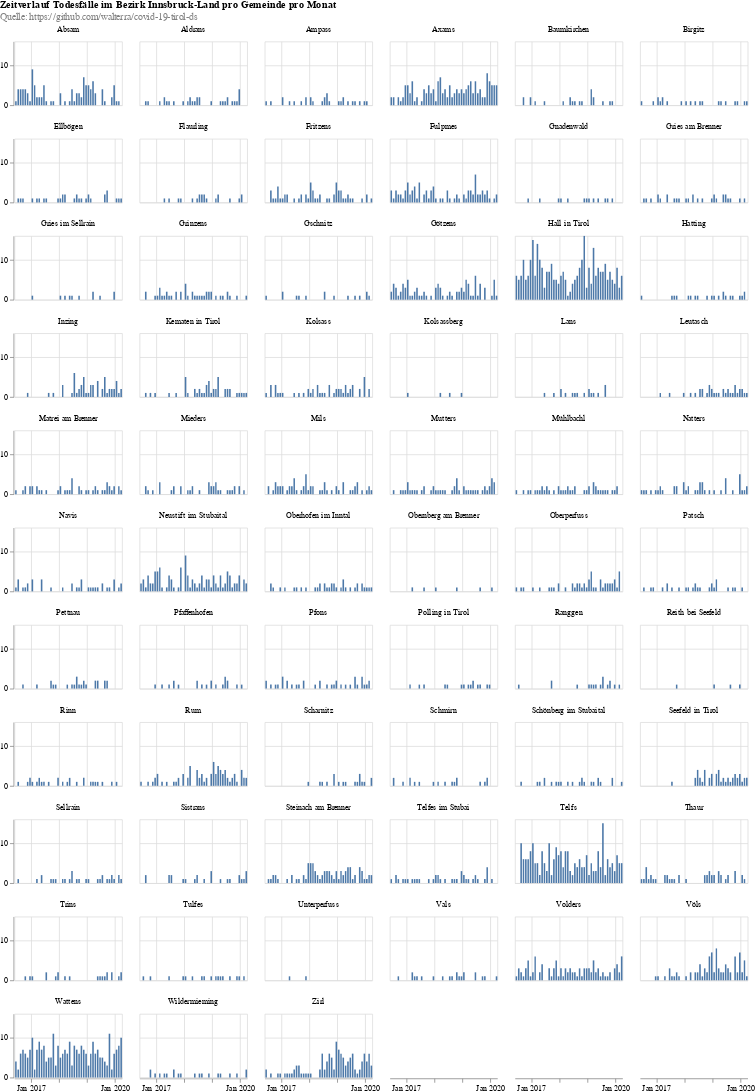

Write the Vega-Lite specification saved for this chart.
### Vega-Lite specification from a JSON file in a GitHub repository (floating-point values rounded to 4 significant figures; data arrays with more than 128 entries replaced by an {"elided": "..."} marker saying what was removed)
{"config": {"view": {"continuousWidth": 400, "continuousHeight": 300}}, "data": {"name": "data-1233d3084a248a160fd48ebed6391f55"}, "facet": {"type": "nominal", "field": "municipaly", "title": null}, "spec": {"mark": "bar", "encoding": {"tooltip": [{"type": "temporal", "field": "date", "timeUnit": "yearmonth"}, {"type": "quantitative", "aggregate": "sum", "field": "count"}], "x": {"type": "temporal", "field": "date", "timeUnit": "yearmonth", "title": null}, "y": {"type": "quantitative", "aggregate": "sum", "field": "count", "title": null}}, "height": 80, "width": 135}, "columns": 6, "padding": 0, "title": {"text": ["Zeitverlauf Todesfälle im Bezirk Innsbruck-Land pro Gemeinde pro Monat"], "subtitle": ["Quelle: https://github.com/walterra/covid-19-tirol-ds"], "color": "black", "subtitleColor": "gray"}, "$schema": "https://vega.github.io/schema/vega-lite/v4.0.2.json", "datasets": {"data-1233d3084a248a160fd48ebed6391f55": {"elided": "3216 records"}}}
